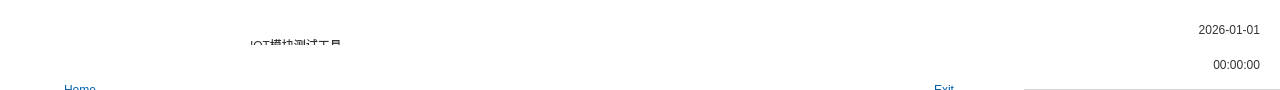
<?xml version="1.0" encoding="UTF-8"?>
<ui version="4.0">
 <class>BannerWnd</class>
 <widget class="QWidget" name="BannerWnd">
  <property name="geometry">
   <rect>
    <x>0</x>
    <y>0</y>
    <width>1280</width>
    <height>90</height>
   </rect>
  </property>
  <property name="windowTitle">
   <string>Form</string>
  </property>
  <property name="styleSheet">
   <string notr="true">#BannerWnd
,#widget_bk 
{
	background:transparent;
}

QLabel
{
	background:transparent;
}

#wnd_ad
,#wnd_top_info
,#wnd_time
{
	background:transparent;
}

#wnd_top_info
{
	background-color:#FFFFFF;
    border-bottom: 1px solid #D5D5D5;
}

#stackedWidget_banner
#page_back_sel
,#page_back
{
	background-color:#FFFFFF;
}

#lb_logo
{
    /* Logo styling if needed */
}

#lb_title
{
	font: 24pt &quot;微软雅黑&quot;;
	color:#333333;
}

#lb_date_time
,#lb_day_time
{
	font: 12pt &quot;微软雅黑&quot;;
	color:#333333;
}

#lb_main_title
,#lb_backend_title
,#lb_back_sel_title
{
	font: 30pt &quot;微软雅黑&quot;;
	color: #FFFFFF;
}

#lb_timer
{
	font: 24pt &quot;微软雅黑&quot;;
	color: #FFFFFF;
}

#wnd_timer{
	background:transparent;
}</string>
  </property>
  <widget class="QWidget" name="widget_bk" native="true">
   <property name="geometry">
    <rect>
     <x>0</x>
     <y>0</y>
     <width>1280</width>
     <height>90</height>
    </rect>
   </property>
   <property name="minimumSize">
    <size>
     <width>1280</width>
     <height>90</height>
    </size>
   </property>
   <property name="maximumSize">
    <size>
     <width>1280</width>
     <height>90</height>
    </size>
   </property>
   <layout class="QVBoxLayout" name="verticalLayout_2">
    <property name="spacing">
     <number>0</number>
    </property>
    <property name="leftMargin">
     <number>0</number>
    </property>
    <property name="topMargin">
     <number>0</number>
    </property>
    <property name="rightMargin">
     <number>0</number>
    </property>
    <property name="bottomMargin">
     <number>0</number>
    </property>
    <item>
     <widget class="QWidget" name="wnd_top_info" native="true">
      <property name="minimumSize">
       <size>
        <width>1280</width>
        <height>90</height>
       </size>
      </property>
      <property name="maximumSize">
       <size>
        <width>1280</width>
        <height>90</height>
       </size>
      </property>
      <property name="styleSheet">
       <string notr="true"/>
      </property>
      <layout class="QHBoxLayout" name="horizontalLayout_2">
       <property name="spacing">
        <number>0</number>
       </property>
       <property name="leftMargin">
        <number>20</number>
       </property>
       <property name="topMargin">
        <number>10</number>
       </property>
       <property name="rightMargin">
        <number>20</number>
       </property>
       <property name="bottomMargin">
        <number>10</number>
       </property>
       <item>
        <widget class="QLabel" name="lb_logo">
         <property name="minimumSize">
          <size>
           <width>230</width>
           <height>70</height>
          </size>
         </property>
         <property name="maximumSize">
          <size>
           <width>230</width>
           <height>70</height>
          </size>
         </property>
         <property name="text">
          <string/>
         </property>
         <property name="pixmap">
          <pixmap resource="../res/ToolingBoardTest_res.qrc">:/img/banner/logo0001.png</pixmap>
         </property>
         <property name="scaledContents">
          <bool>true</bool>
         </property>
        </widget>
       </item>
       <item>
        <widget class="QLabel" name="lb_title">
         <property name="minimumSize">
          <size>
           <width>0</width>
           <height>60</height>
          </size>
         </property>
         <property name="maximumSize">
          <size>
           <width>550</width>
           <height>60</height>
          </size>
         </property>
         <property name="styleSheet">
          <string>font: 16pt "微软雅黑"; color: #333333;</string>
         </property>
         <property name="text">
          <string>IOT模块测试工具</string>
         </property>
         <property name="alignment">
          <set>Qt::AlignLeading|Qt::AlignLeft|Qt::AlignVCenter</set>
         </property>
        </widget>
       </item>
       <item>
        <widget class="QWidget" name="wnd_time" native="true">
         <layout class="QVBoxLayout" name="verticalLayout">
          <property name="spacing">
           <number>0</number>
          </property>
          <property name="leftMargin">
           <number>0</number>
          </property>
          <property name="topMargin">
           <number>0</number>
          </property>
          <property name="rightMargin">
           <number>0</number>
          </property>
          <property name="bottomMargin">
           <number>0</number>
          </property>
          <item>
           <widget class="QLabel" name="lb_day_time">
            <property name="minimumSize">
             <size>
              <width>0</width>
              <height>40</height>
             </size>
            </property>
            <property name="text">
             <string notr="true">2026-01-01</string>
            </property>
            <property name="alignment">
             <set>Qt::AlignRight|Qt::AlignTrailing|Qt::AlignVCenter</set>
            </property>
           </widget>
          </item>
          <item>
           <widget class="QLabel" name="lb_date_time">
            <property name="minimumSize">
             <size>
              <width>0</width>
              <height>40</height>
             </size>
            </property>
            <property name="maximumSize">
             <size>
              <width>16777215</width>
              <height>60</height>
             </size>
            </property>
            <property name="text">
             <string notr="true">00:00:00</string>
            </property>
            <property name="alignment">
             <set>Qt::AlignRight|Qt::AlignTrailing|Qt::AlignVCenter</set>
            </property>
           </widget>
          </item>
         </layout>
        </widget>
       </item>
      </layout>
     </widget>
    </item>
    <item>
     <widget class="QStackedWidget" name="stackedWidget_banner">
      <property name="minimumSize">
       <size>
        <width>1024</width>
        <height>90</height>
       </size>
      </property>
      <property name="maximumSize">
       <size>
        <width>1024</width>
        <height>90</height>
       </size>
      </property>
      <property name="styleSheet">
       <string notr="true">QPushButton
{
	border: none;
	border-radius:6px;
	background-color: #FFFFFF;
	
	font: 22pt &quot;微软雅黑&quot;;
	color:#005FA7;
}

QPushButton:pressed
{
	background-color:#E4E4E4;
}

QPushButton[objectName^=btn_nor_]:disabled
{
	background-color:#999999;
}
</string>
      </property>
      <widget class="QWidget" name="page_back_sel">
       <layout class="QHBoxLayout" name="horizontalLayout_4">
        <property name="spacing">
         <number>6</number>
        </property>
        <property name="leftMargin">
         <number>20</number>
        </property>
        <property name="topMargin">
         <number>20</number>
        </property>
        <property name="rightMargin">
         <number>20</number>
        </property>
        <property name="bottomMargin">
         <number>20</number>
        </property>
        <item>
         <widget class="QPushButton" name="btn_quit_bk">
          <property name="minimumSize">
           <size>
            <width>120</width>
            <height>50</height>
           </size>
          </property>
          <property name="maximumSize">
           <size>
            <width>120</width>
            <height>50</height>
           </size>
          </property>
          <property name="text">
           <string>Home</string>
          </property>
         </widget>
        </item>
        <item>
         <widget class="QLabel" name="lb_back_sel_title">
          <property name="minimumSize">
           <size>
            <width>400</width>
            <height>40</height>
           </size>
          </property>
          <property name="maximumSize">
           <size>
            <width>16777215</width>
            <height>40</height>
           </size>
          </property>
          <property name="text">
           <string>Select Module</string>
          </property>
          <property name="alignment">
           <set>Qt::AlignCenter</set>
          </property>
         </widget>
        </item>
        <item>
         <widget class="QPushButton" name="btn_exit">
          <property name="minimumSize">
           <size>
            <width>120</width>
            <height>50</height>
           </size>
          </property>
          <property name="maximumSize">
           <size>
            <width>120</width>
            <height>50</height>
           </size>
          </property>
          <property name="text">
           <string>Exit</string>
          </property>
         </widget>
        </item>
       </layout>
      </widget>
      <widget class="QWidget" name="page_back">
       <property name="styleSheet">
        <string notr="true"/>
       </property>
       <layout class="QHBoxLayout" name="horizontalLayout_3">
        <property name="leftMargin">
         <number>20</number>
        </property>
        <property name="topMargin">
         <number>20</number>
        </property>
        <property name="rightMargin">
         <number>20</number>
        </property>
        <property name="bottomMargin">
         <number>20</number>
        </property>
        <item>
         <widget class="QPushButton" name="btn_bk_back">
          <property name="minimumSize">
           <size>
            <width>120</width>
            <height>50</height>
           </size>
          </property>
          <property name="maximumSize">
           <size>
            <width>120</width>
            <height>50</height>
           </size>
          </property>
          <property name="text">
           <string>Back</string>
          </property>
         </widget>
        </item>
        <item>
         <widget class="QLabel" name="lb_backend_title">
          <property name="minimumSize">
           <size>
            <width>400</width>
            <height>40</height>
           </size>
          </property>
          <property name="maximumSize">
           <size>
            <width>16777215</width>
            <height>40</height>
           </size>
          </property>
          <property name="text">
           <string>None</string>
          </property>
          <property name="alignment">
           <set>Qt::AlignCenter</set>
          </property>
         </widget>
        </item>
        <item>
         <widget class="QLabel" name="lb_pos">
          <property name="minimumSize">
           <size>
            <width>162</width>
            <height>82</height>
           </size>
          </property>
          <property name="maximumSize">
           <size>
            <width>162</width>
            <height>82</height>
           </size>
          </property>
          <property name="text">
           <string/>
          </property>
         </widget>
        </item>
       </layout>
      </widget>
     </widget>
    </item>
   </layout>
  </widget>
 </widget>
 <resources>
  <include location="../res/ToolingBoardTest_res.qrc"/>
 </resources>
 <connections/>
</ui>
